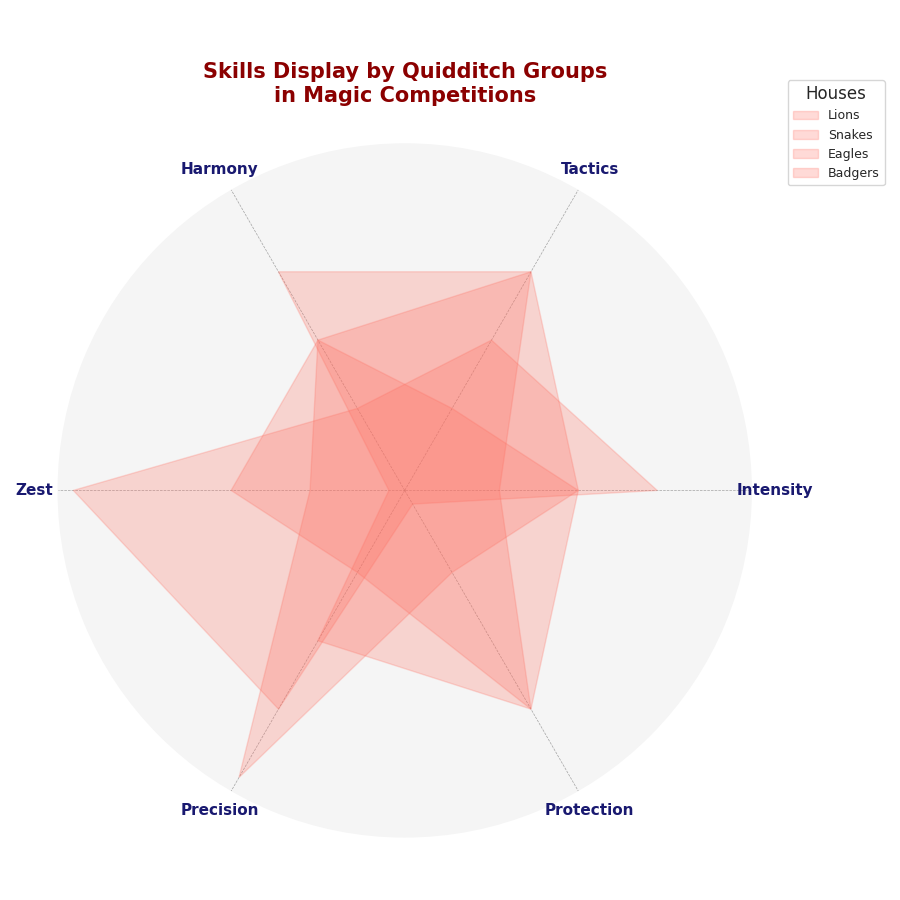

The script that drew this image:
import matplotlib.pyplot as plt
import numpy as np

attributes = ['Intensity', 'Tactics', 'Harmony', 'Zest', 'Precision', 'Protection']
n_attributes = len(attributes)

gryffindor = [9, 8, 7, 10, 9, 6]
slytherin = [8, 9, 8, 7, 10, 7]
ravenclaw = [7, 9, 9, 6, 8, 9]
hufflepuff = [8, 7, 8, 8, 7, 9]

for team in [gryffindor, slytherin, ravenclaw, hufflepuff]:
    team += team[:1]

angles = np.linspace(0, 2 * np.pi, n_attributes, endpoint=False).tolist()
angles += angles[:1]

fig, ax = plt.subplots(figsize=(9, 9), subplot_kw=dict(polar=True))
ax.set_facecolor('whitesmoke')
ax.spines['polar'].set_visible(False)

plt.xticks(angles[:-1], attributes, fontsize=11, fontweight='bold', color='midnightblue')

single_color = '#ff6f61'  # Use a single color for all groups
team_names = ['Lions', 'Snakes', 'Eagles', 'Badgers']
team_data = [gryffindor, slytherin, ravenclaw, hufflepuff]

# Main change: Apply a single color for all data groups
for idx, team in enumerate(team_data):
    ax.fill(angles, team, color=single_color, alpha=0.25, label=team_names[idx])

ax.grid(color='gray', linestyle='--', linewidth=0.5, alpha=0.7)
ax.set_yticks([])

plt.legend(loc='upper right', bbox_to_anchor=(1.2, 1.1), title='Houses', fontsize=9)

plt.title('Skills Display by Quidditch Groups\nin Magic Competitions', 
          size=15, fontweight='bold', pad=30, color='darkred')

plt.tight_layout()
plt.show()
